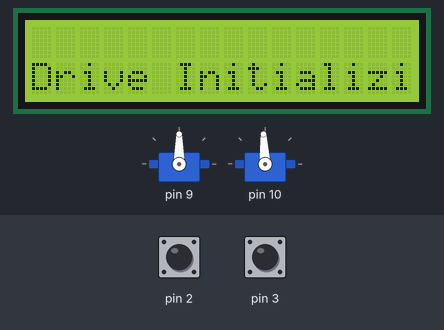
A sketch run on a simulated Arduino Uno, built with avr-gcc and run on an emulated ATmega328P. Shown: 16×2 character LCD, 2 × servo. The inputs (shaded band) are chosen by the test bench; at power-on: pin 2 HIGH, pin 3 HIGH.

Above: at 0.1 s.
6.3 s: pin 2 pulled LOW for 0.15 s
At 7.1 s:
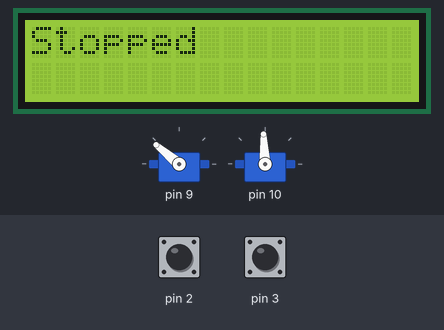
Timing chart, 0 to 9.3 s (numbered marks = the images above; inputs shaded):
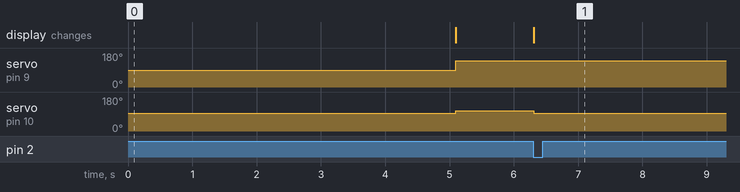

The sketch:

MotorTest.ino
```cpp
#include "LimitSwitch.h"
#include "Drive.h"

Display display;

Drive drive;
void setup() {
      Serial.begin(115200); // connect serial
      display.init();
      display.print("hi",0,0);
       drive.init();
       display.clear();

  // put your setup code here, to run once:
 //attach the steering and motor servos to pins 9 and 10 respectively


}

void loop() {
  /*drive.stop(5000);
  drive.right();
  drive.stop(5000);
  drive.straight();
  drive.stop(5000);
  drive.left();*/
  drive.left();
  drive.goForward(5000);
  drive.right();
  drive.backward(5000);
}
```

Measured:
- after the input at 6.3 s, servo on pin 9: stays 140° (without the input it goes to 50° after 3.8 s); the display: changes at once (image 1)
